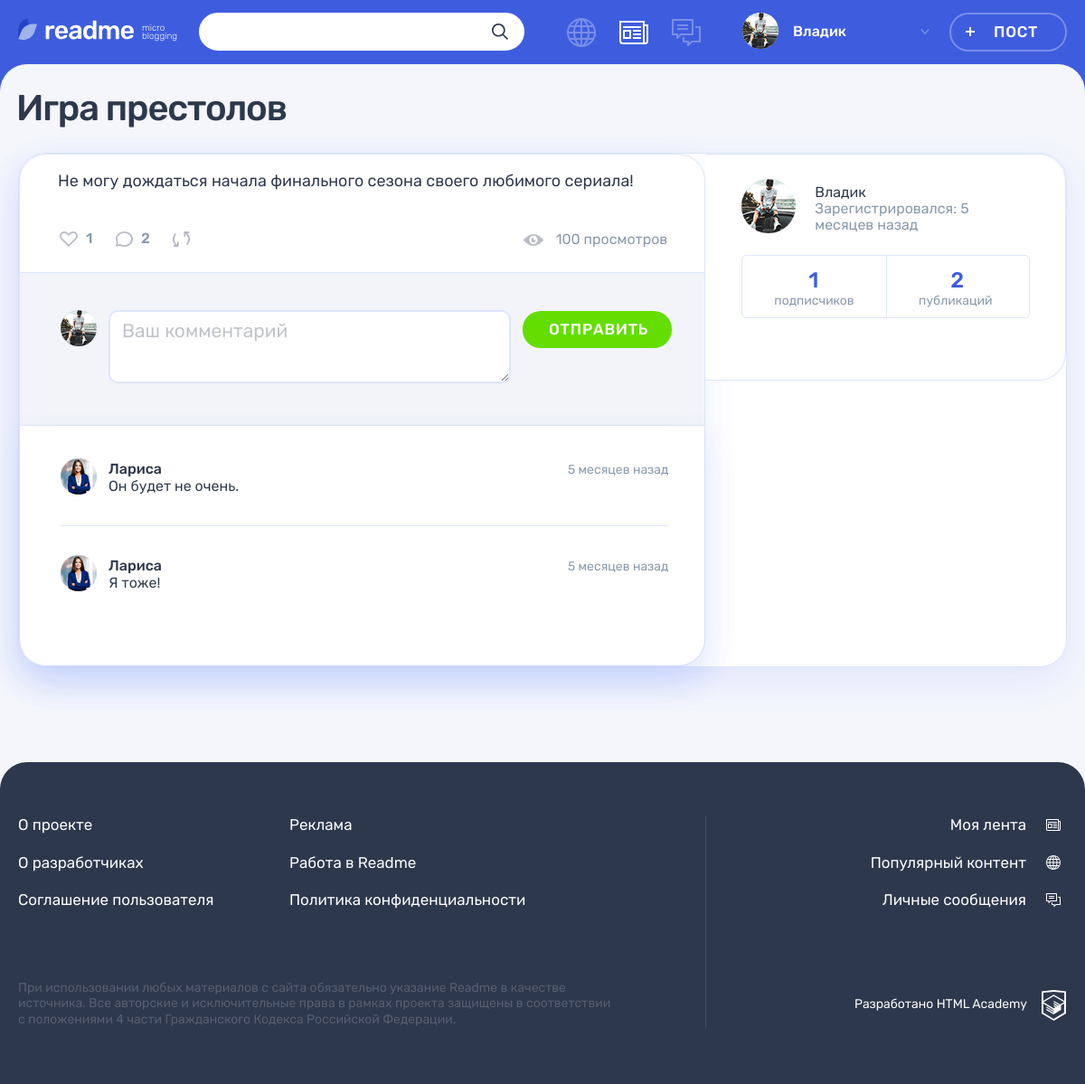
The page /post.php?id=2 (signed in) on the database its author committed.
### tables this page shows
CREATE TABLE posts
(
    id           INT AUTO_INCREMENT PRIMARY KEY,
    creationDate TIMESTAMP DEFAULT CURRENT_TIMESTAMP,
    title        VARCHAR(128),
    content      VARCHAR(255),
    typeID       INT NOT NULL,
    authorId     INT NOT NULL,
    image        VARCHAR(255),
    video        VARCHAR(255),
    link         VARCHAR(255),
    views        INT,
    author       VARCHAR(128),
    repostCount  VARCHAR(128),
    FOREIGN KEY (authorId) REFERENCES users (id),
    FOREIGN KEY (typeId) REFERENCES content_type (id)
);

CREATE TABLE comments
(
    id           INT AUTO_INCREMENT PRIMARY KEY,
    creationDate TIMESTAMP DEFAULT CURRENT_TIMESTAMP,
    content      VARCHAR(255),
    authorId     INT NOT NULL,
    postId       INT NOT NULL,
    FOREIGN KEY (postId) REFERENCES posts (id),
    FOREIGN KEY (authorId) REFERENCES users (id)
);

CREATE TABLE users
(
    id               INT AUTO_INCREMENT PRIMARY KEY,
    registrationDate TIMESTAMP DEFAULT CURRENT_TIMESTAMP,
    email            VARCHAR(128) NOT NULL UNIQUE,
    login            VARCHAR(128) UNIQUE,
    password         CHAR(64)     NOT NULL,
    avatar           VARCHAR(255)
);

### helpers.php (called while the page is built, shortened)
<?php
function get_noun_plural_form(int $number, string $one, string $two, string $many): string
{
    $number = (int)$number;
    $mod10 = $number % 10;
    $mod100 = $number % 100;
    switch (true) {
        default:
            return $many;
    }
}
function include_template($name, array $data = [])
{
    $name = 'templates/'.$name;
    extract($data);
    require $name;
    $result = ob_get_clean();
    return $result;
}
function generate_random_date($index)
{
    $deltas = [['minutes' => 59], ['hours' => 23], ['days' => 6], ['weeks' => 4], ['months' => 11]];
    $dcnt = count($deltas);
    $delta = $deltas[$index];
    $timeval = rand(1, current($delta));
    $timename = key($delta);
    $ts = strtotime("$timeval $timename ago");
    $dt = date('Y-m-d H:i:s', $ts);
    return $dt;
}

### functions.php (called while the page is built, shortened)
<?php
function text_split($text, $lenght = 300)
{
    return $text;
}
function DateFormat($index, $data = '')
{
    $RandomDate = date_create(generate_random_date($index));
    if (! empty($data)) {
        $RandomDate = new DateTime($data);
    }
    $current_time = new DateTime();
    $date = $current_time->diff($RandomDate);
    if ($date->format('%y') >= 1) {
        return $RandomDate->format("d-M-Y");
    } elseif (1.25 <= ((int)$date->format('%m')) + ($date->format('%d')) / 31) {
        return seePlural($date->format('%m'), 'месяц', 'месяца', 'месяцев');
    } elseif ((1 <= $date->format('%d'))) {
        return seePlural($date->format('%d'), 'день', 'дня', 'дней');
    } elseif (1 <= $date->format('%h')) {
        return seePlural($date->format('%h'), 'час', 'часа', 'часов');
    } else {
        return seePlural($date->format('%i'), 'минута', 'минуты', 'минут');
    }
}
function seePlural($str, $one, $two, $many, $ending = ' назад')
{
    return $str.' '.get_noun_plural_form($str, $one, $two, $many).$ending;
}
function SqlRequest($reques, $from, $where, $con, $id = '', $as = '', $join = "")
{
    $sql = sprintf("SELECT  %s %s  from %s %s WHERE %s %s", $reques, $as, $from, $join, $where, $id);
    $result = mysqli_query($con, $sql);
    $data = mysqli_fetch_all($result, MYSQLI_ASSOC);
    return $data;
}
function preparePostSatatisticDate($con, $id)
{
    $data = array();
    $like = SqlRequest('COUNT(userId)', 'likes', 'recipientId =', $con, mysqli_real_escape_string($con, $id));
    $comment = SqlRequest('COUNT(content)', 'comments', 'postId =', $con, mysqli_real_escape_string($con, $id));
    $reposts = SqlRequest("repostCount", "posts", "id = ", $con, mysqli_real_escape_string($con, $id));
    $view = SqlRequest('views', 'posts', ' id =', $con, mysqli_real_escape_string($con, $id));
    array_push($data, array(
        'like' => $like[0]['COUNT(userId)'],
        'comment' => $comment[0]['COUNT(content)'],
        'reposts' => $reposts[0]['repostCount'],
        'view' => $view[0]['views'],
    ));
    return $data;
}

### templates/widgets/comments.php (the view)
<div class="comments__list-wrapper">
    <ul class="comments__list">
        <?php foreach ($comments as $inf) : ?>
            <li class="comments__item user">
                <div class="comments__avatar">
                    <a class="user__avatar-link" href="#">
                        <img class="comments__picture" src="../img/<?= strip_tags($inf['avatar']) ?>"
                             alt="Аватар пользователя">
                    </a>
                </div>
                <div class="comments__info">
                    <div class="comments__name-wrapper">
                        <a class="comments__user-name" href="#">
                            <span><?= strip_tags($inf['login']) ?></span>
                        </a>
                        <time class="comments__time" datetime="2019-03-20"><?= DateFormat(0, $inf['creationDate']) ?></time>
                    </div>
                    <p class="comments__text">
                        <?= strip_tags($inf['content']) ?>
                    </p>
                </div>
            </li>
        <?php endforeach; ?>
    </ul>
</div>

### templates/widgets/likesRepostsComments.php (shortened to what this page needs)
<div class="post__buttons">
    <a class="post__indicator post__indicator--likes button" href="like.php?postId=<?= strip_tags($id) ?>" title="Лайк">
        <svg class="post__indicator-icon" width="20" height="17">
            <use xlink:href="#icon-heart"></use>
        </svg>
        <span><?= strip_tags($like) ?></span>
    </a>
    <a class="post__indicator post__indicator--comments button" href="../post.php?id=<?= strip_tags($id) ?>" title="Комментарии">
        <svg class="post__indicator-icon" width="19" height="17">
            <use xlink:href="#icon-comment"></use>
        </svg>
        <span><?= strip_tags($comment) ?></span>
    </a>
    <a class="post__indicator post__indicator--repost button" href="../repost.php?id=<?= strip_tags($id) ?>"
       title="Репост">
        <svg class="post__indicator-icon" width="19" height="17">
            <use xlink:href="#icon-repost"></use>
        </svg>
    </a>
</div>
<span class="post__view"><?= strip_tags($view).' просмотров' ?></span>

### templates/widgets/postCreateUser.php (shortened to what this page needs)
<div class="post-details__user user">
    <div class="post-details__user-info user__info">
        <div class="post-details__avatar user__avatar">
            <a class="post-details__name user__name" href="#">
                <a class="post-details__avatar-link user__avatar-link" href="../profileControl.php?UserId=<?= $postAuthor['authorId']?>" >
                    <img class="post-details__picture user__picture"
                         src="../img/<?= strip_tags($postAuthor['avatar']) ?>" alt="Аватар пользователя">
                </a>
        </div>
         <div class="post-details__name-wrapper user__name-wrapper">
            <span><?= strip_tags($postAuthor['login']) ?> </span>
            <br>
            <time class="post-details__time user__time" datetime="2014-03-20">Зарегистрировался: <?= DateFormat(0, $postAuthor['registrationDate']) ?></time>
        </div>
    </div>
    <div class="post-details__rating user__rating">
        <p class="post-details__rating-item user__rating-item user__rating-item--subscribers">
            <span class="post-details__rating-amount user__rating-amount"><?= strip_tags($subscribersCount) ?></span>
            <span class="post-details__rating-text user__rating-text">подписчиков</span>
        </p>
        <p class="post-details__rating-item user__rating-item user__rating-item--publications">
            <span class="post-details__rating-amount user__rating-amount"><?= strip_tags($postsCount) ?></span>
            <span class="post-details__rating-text user__rating-text">публикаций</span>
        </p>
    </div>
</div>

### templates/postText.php (shortened to what this page needs)
<main class="page__main page__main--publication">
    <div class="container">
        <h1 class="page__title page__title--publication"><?= strip_tags($post['title']); ?></h1>
        <section class="post-details">
            <article class="feed__post post post-text ">
                <div class="post-details__wrapper post-photo">
                    <div class="post-details__main-block post post--details">
                        <div class="post__main">
                            <p><?= text_split(strip_tags($post['content'])) ?></p>
                        </div>
                        <div class="post__indicators">
                            <?= $post[0]['likesRepostsComments']; ?>
                        </div>
                        <div class="comments">
                            <?php echo $post[0]['commentForm'],$post[0]['comments']; ?>
                        </div>
                    </div>
                    <?= $post[0]['postCreator']; ?>
                </div>
            </article>
        </section>
    </div>
</main>

### rows shown on the page
posts: title "Игра престолов", content "Не могу дождаться начала финального сезона своего любимого сериала!", typeID "1", id "2", views "100", authorId.avatar (picture), authorId.login "Владик", authorId.registrationDate "5 месяцев назад"
comments: authorId.avatar (picture), authorId.login "Лариса", creationDate "5 месяцев назад", content "Он будет не очень."
comments: authorId.avatar (picture), authorId.login "Лариса", creationDate "5 месяцев назад", content "Я тоже!"

### other values the page prints
strip_tags($userName) "Владик"
